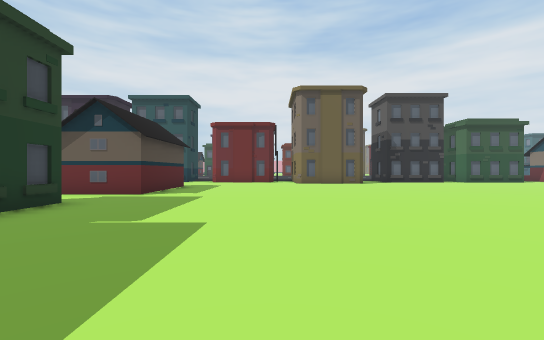
View 1 (above)

24 first-person views from a walk through a 3-D level made in the Unity game engine. The camera is 1.3 m above the floor, looks level and sees 90° across. The floor is counted in squares, 2 m on a side. Each view is taken from the middle of a square. On the plan, view 1 faces up. The plan holds only what a view shows up to about 9 squares ahead; the rest is blank. The place goes on beyond the plan.

View 2
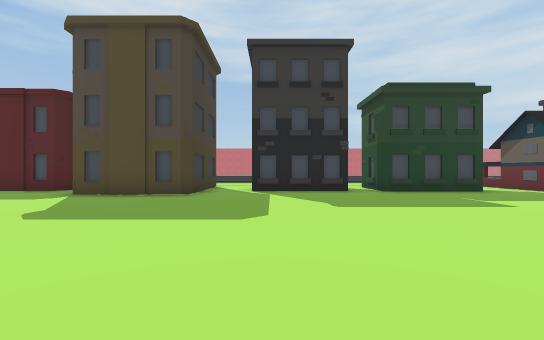

View 3
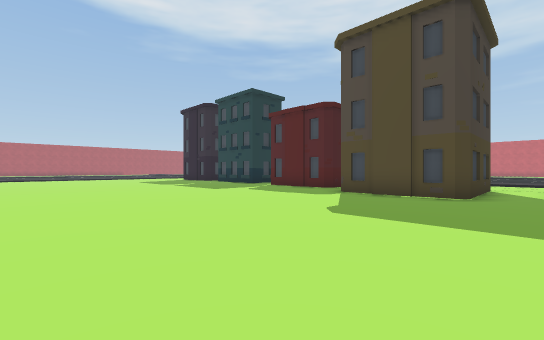

View 4
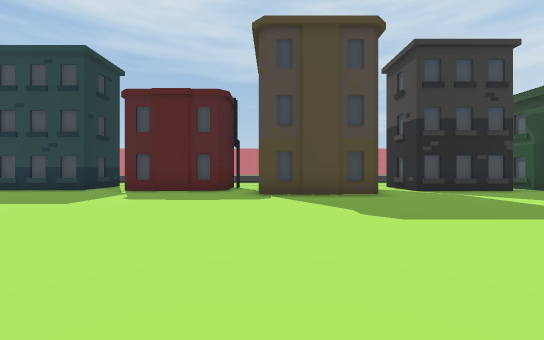

View 5
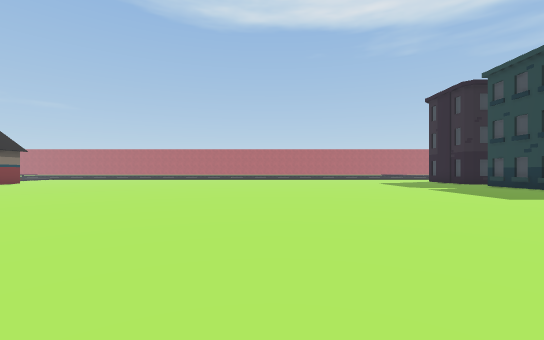

View 6
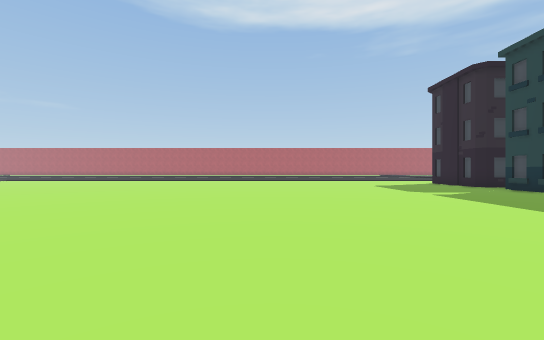

View 7
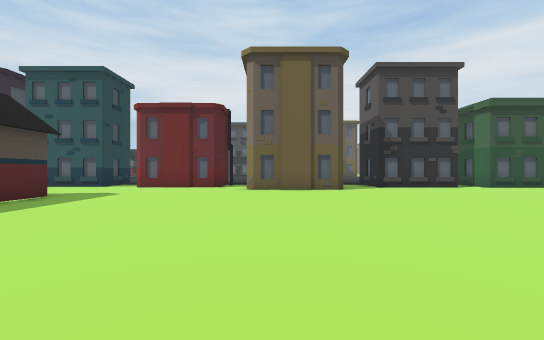

View 8
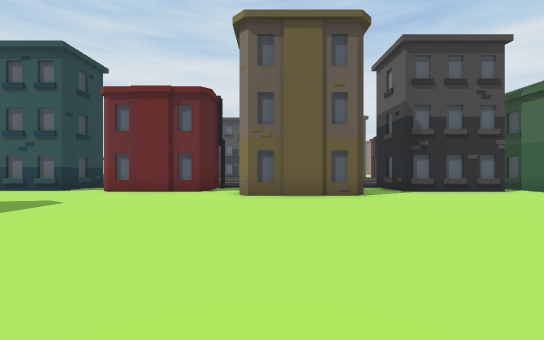

View 9
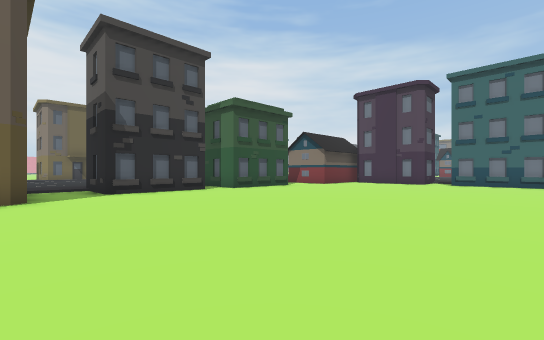

View 10
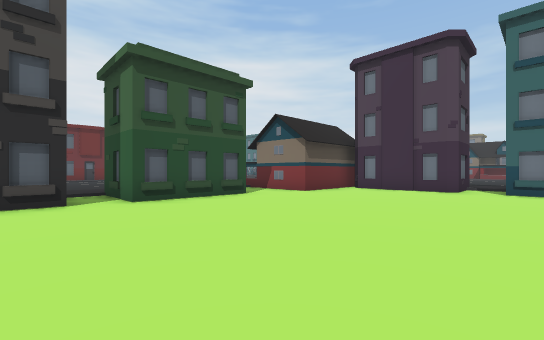

View 11
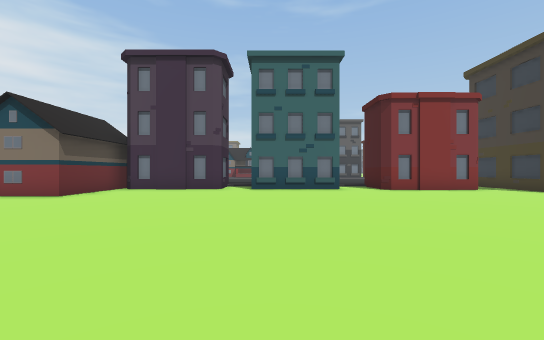

View 12
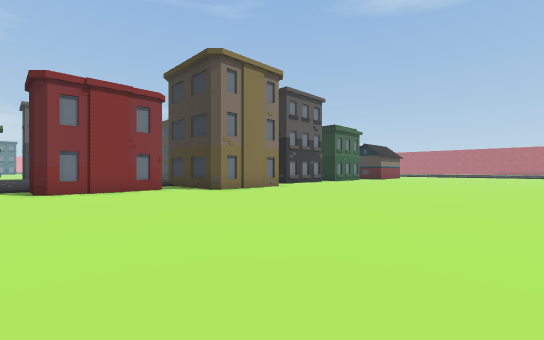

View 13
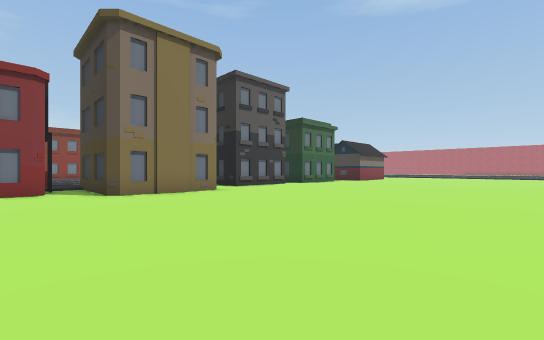

View 14
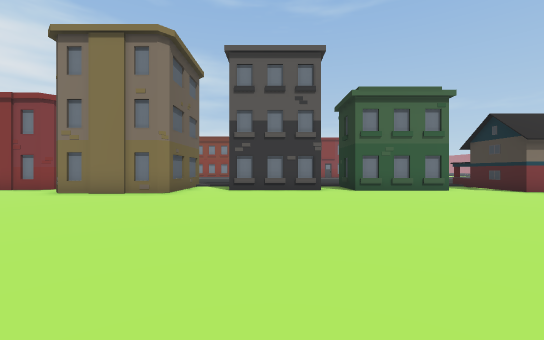

View 15
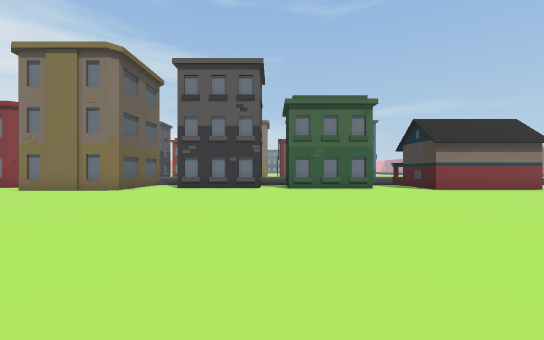

View 16
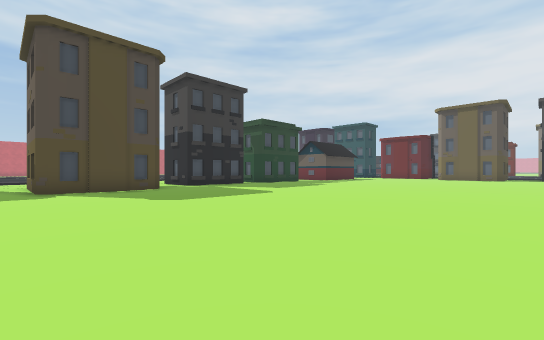

View 17
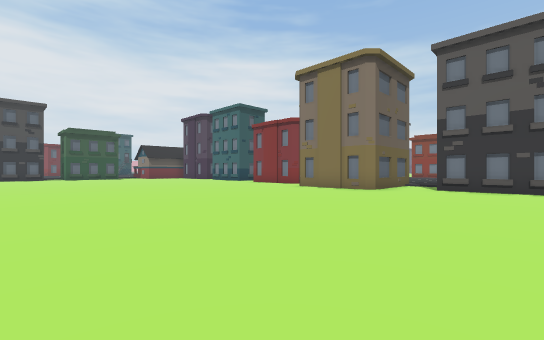

View 18
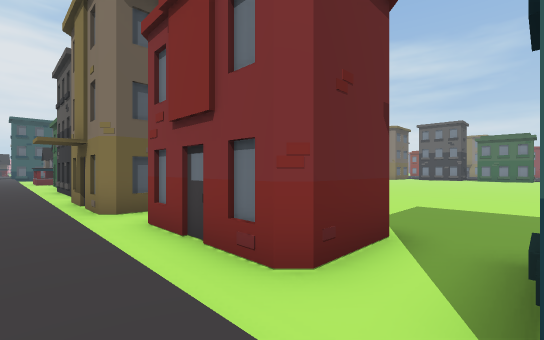

View 19
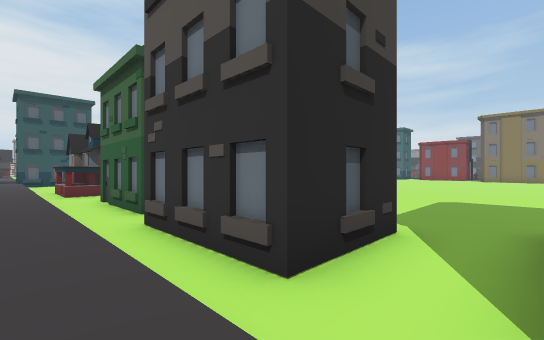

View 20
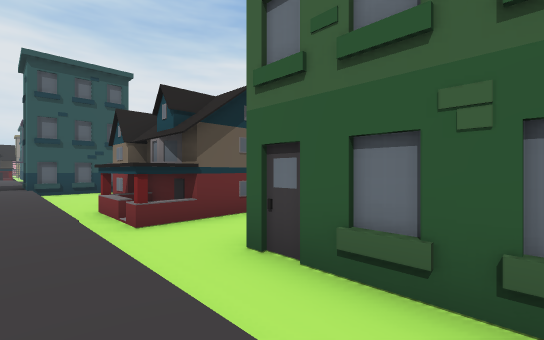

View 21
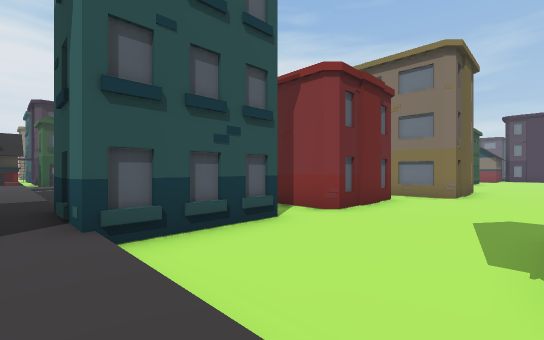

View 22
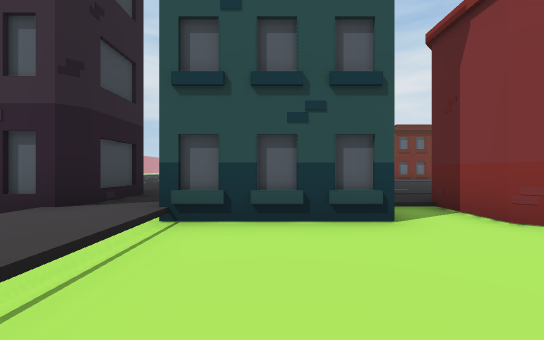

View 23
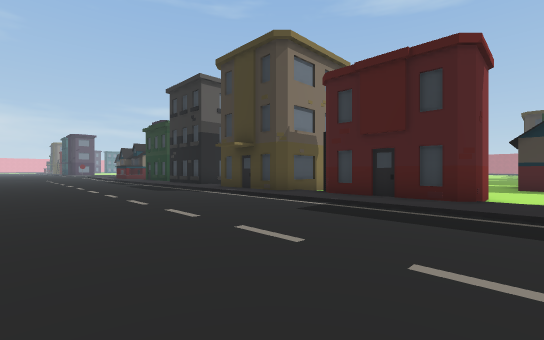

View 24
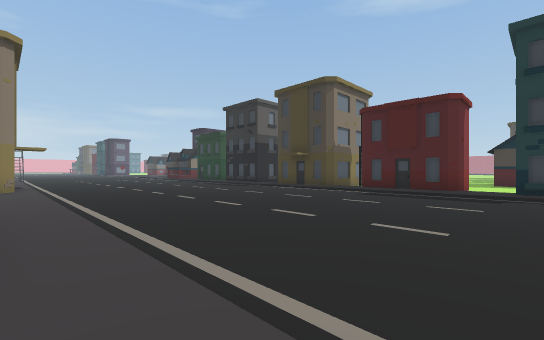

### Floor plan
Key: @ floor where view 1 was taken; # wall or solid block; . main floor; : floor 0.25 m higher than the main floor; + floor 0.5 m higher than the main floor; / step, stairs or slope; H house; B building; O other object.
Columns run from 8 left of view 1 to 19 right of it. Each row starts with its distance up from view 1.
 26    :::::::::::#
 25    ////////////
 24    ............
 23 +. ...........
 22 +. ..............
 21 +. ..............
 20 +. .............
 19 +. ............
 18 +. ...........
 17 +:B::::::::: ::
 16 ## B/####### /#   BB   HH
 15 B###.## ##   .B  B#  B #
 14 +....##B##   .###B#B#..#
 13 +........###B..........###
 12 +........................#
 11 +........................#
 10 +.H #....................###
  9 +.H  ......................:
  8 +.H  ....................B
  7 +.H##....................B
  6 +........................#
  5 +.# B......................:
  4 +.###....................B#/
  3 +.# B....................##
  2 +........................##
  1 +.B ......................#O
  0 +.# ....@...............####
 -1 +.##....................#
 -2 +.......................#
 -3 +.###...................##B
 -4 +.  ##....................
 -5 +.   #...................B B
 -6 +.##B#...................# B
 -7 +.B......................# B
 -8 +.##......................
 -9 +.##.....................#B
-10 +.##.....................#
-11 +........................#
-12 +.##......................
-13  B B......................
-14    B................ ...#  H
-15    #................  ..#  H

Positions as (right, up) in squares from view 1, and headings:
1: (0, 0), facing up
2: (4, -1), facing left
3: (4, -2), facing down-left
4: (4, -6), facing left
5: (4, -4), facing down
6: (3, -6), facing down
7: (2, 4), facing up
8: (2, 6), facing up
9: (4, 6), facing up-right
10: (8, 8), facing up-right
11: (8, 8), facing right
12: (8, 5), facing down-right
13: (8, 2), facing down-right
14: (8, -6), facing right
15: (7, -8), facing right
16: (6, -7), facing up-left
17: (7, -7), facing up-right
18: (-8, -12), facing up-right
19: (-8, -3), facing up-right
20: (-8, 3), facing up-right
21: (-8, 11), facing up-right
22: (-6, 11), facing up
23: (-4, 22), facing down-right
24: (-5, 26), facing down-right
